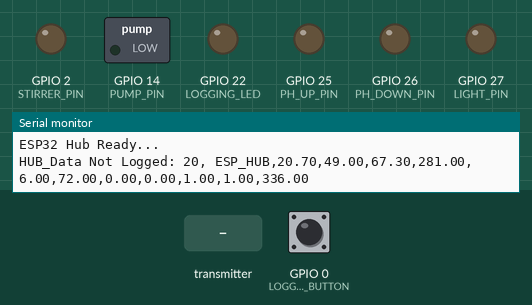
This sketch was run on a simulated ESP32. Parts: switched loads named in the sketch (green lamp = pin HIGH), output pins drawn as LEDs (lit = HIGH), the last lines printed to the serial monitor. The inputs (shaded band) are chosen by the test bench; at power-on: GPIO 0 (LOGGING_BUTTON) HIGH. Storage starts empty; random numbers use the default seed unless the sketch sets one.

Above: at 1.2 s.
1.3 s: the transmitter starts sending temperature = 0
At 2.5 s:
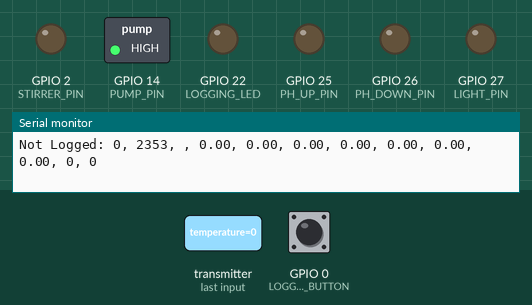
2.8 s: GPIO 0 (LOGGING_BUTTON) pulled LOW for 1 s
At 4.0 s:
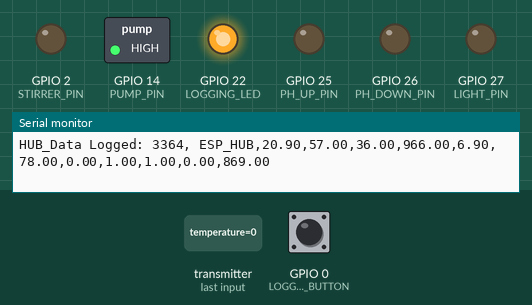
5.3 s: the transmitter starts sending temperature = 50
At 13.8 s:
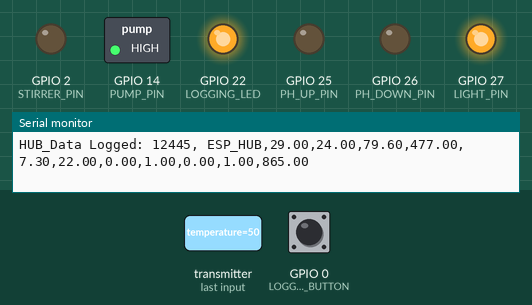
Timing chart, 0 to 15.3 s (numbered marks = the images above; inputs shaded):
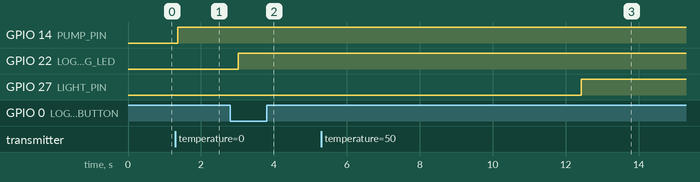

The sketch:

ESP32nowhub_And_Toggle_Datalogging.ino
```cpp
#include <WiFi.h>
#include <esp_now.h>
#include <Arduino.h>
#include "FS.h"
#include "SD.h"
#include "SPI.h"
#include "LittleFS.h"

#define PH_UP_PIN 25
#define PH_DOWN_PIN 26
#define STIRRER_PIN 2
#define PUMP_PIN 14
#define LIGHT_PIN 27
#define LOGGING_LED 22
#define LOGGING_BUTTON 0

const char* ssid = "Galaxy A529DB7";
const char* password = "shadowless12";

// Variables
bool loggingEnabled = false;  // Start with logging disabled
const char* dataPath = "/data.txt";
unsigned long lastDebounceTime = 0;
const unsigned long debounceDelay = 300;
unsigned long lastLogTime = 0;
const unsigned long logInterval = 500; // Log every 5 seconds
unsigned long epochTime = 0;
String dataMessage;

// Sensor Data Structure
typedef struct {
    float temperature, humidity, rainfall, soilMoisture, lightIntensity, waterLevel, pH;
    bool stirrerState, pumpState;
    char nodeName[20];
} SensorData;

String logEntry;

SensorData receivedData;

void appendFile(fs::FS &fs, const char *path, const char *message) {
    File file = fs.open(path, FILE_APPEND);
    if (!file) {
        Serial.println("Failed to open file for appending");
        return;
    }
    file.print(message);
    file.close();
}

void OnDataRecv(const esp_now_recv_info_t *info, const uint8_t *incomingData, int len) {
    memcpy(&receivedData, incomingData, sizeof(receivedData));

    Serial.printf("Received data from %s: Temp: %.2f°C, Humidity: %.2f%%, Soil Moisture: %d, Rain: %d\n",
                  receivedData.nodeName, receivedData.temperature, receivedData.humidity,
                  receivedData.soilMoisture, receivedData.rainfall);

    if (loggingEnabled) {
        String logEntry = String(loggingEnabled) + ", " + String(millis()) + ", " + String(receivedData.nodeName) + ", " +
                          String(receivedData.temperature) + ", " + String(receivedData.humidity) + ", " +
                          String(receivedData.soilMoisture) + ", " + String(receivedData.rainfall) + ", " +
                          String(receivedData.lightIntensity) + ", " + String(receivedData.waterLevel) + ", " +
                          String(receivedData.pH) + ", " + String(receivedData.pumpState) + ", " +
                          String(receivedData.stirrerState) + "\r\n";
        appendFile(SD, dataPath, logEntry.c_str());
        Serial.println("Logged: " + logEntry);
        HubLogging();
    }else if(!loggingEnabled) {
      String logEntry = String(loggingEnabled) + ", " + String(millis()) + ", " + String(receivedData.nodeName) + ", " +
                          String(receivedData.temperature) + ", " + String(receivedData.humidity) + ", " +
                          String(receivedData.soilMoisture) + ", " + String(receivedData.rainfall) + ", " +
                          String(receivedData.lightIntensity) + ", " + String(receivedData.waterLevel) + ", " +
                          String(receivedData.pH) + ", " + String(receivedData.pumpState) + ", " +
                          String(receivedData.stirrerState) + "\r\n";

      Serial.println("Not Logged: " + logEntry);
    }

    processSensorData();
}

void processSensorData() {
    digitalWrite(PUMP_PIN, receivedData.soilMoisture < 300 ? HIGH : LOW);
    digitalWrite(LIGHT_PIN, receivedData.temperature > 30 ? HIGH : LOW);
}

void toggleLogging() {
    if (millis() - lastDebounceTime > debounceDelay) {
        loggingEnabled = !loggingEnabled;
        digitalWrite(LOGGING_LED, loggingEnabled ? HIGH : LOW);
        Serial.println(loggingEnabled ? "Logging ENABLED" : "Logging DISABLED");
        lastDebounceTime = millis();
    }
}

void setup() {
    Serial.begin(115200);
    WiFi.mode(WIFI_STA);

    if (esp_now_init() != ESP_OK) {
        Serial.println("Error initializing ESP-NOW");
        return;
    }

    esp_now_register_recv_cb(OnDataRecv);

    pinMode(PUMP_PIN, OUTPUT);
    pinMode(LIGHT_PIN, OUTPUT);
    pinMode(PH_UP_PIN, OUTPUT);
    pinMode(PH_DOWN_PIN, OUTPUT);
    pinMode(STIRRER_PIN, OUTPUT);
    pinMode(LOGGING_LED, OUTPUT);
    pinMode(LOGGING_BUTTON, INPUT_PULLUP);

    if (!SD.begin(5)) {
        Serial.println("SD Card Mount Failed");
    }

    digitalWrite(LOGGING_LED, LOW);
    Serial.println("ESP32 Hub Ready...");
}

void loop() {
    if (digitalRead(LOGGING_BUTTON) == LOW) {
        toggleLogging();
        delay(50);
    }
    if (loggingEnabled) {
        HubLogging();
    }
    else if(!loggingEnabled) {
        lastLogTime = millis();
        epochTime = millis(); // Timestamp

        // Generate Dummy Sensor Data
        float dht = random(200, 300) / 10.0;
        float rain = random(0, 100);
        float soil = random(200, 800) / 10.0;
        float ldr = random(0, 1023);
        float ph = random(50, 90) / 10.0;
        float water_level = random(0, 100);
        float ph_up = random(0, 2);   // Fixed Boolean Randomization
        float ph_down = random(0, 2);
        float stirrer = random(0, 2);
        float pump = random(0, 2);
        float light_intensity = random(0, 1023);

        // Create Data String
        dataMessage = String(epochTime) + ", " + String("ESP_HUB") + "," + String(dht) + "," + String(rain) + "," +
                      String(soil) + "," + String(ldr) + "," + String(ph) + "," +
                      String(water_level) + "," + String(ph_up) + "," +
                      String(ph_down) + "," + String(stirrer) + "," +
                      String(pump) + "," + String(light_intensity) + "\r\n";

        Serial.println("HUB_Data Not Logged: " + dataMessage);
        delay(3000);
    }

    // if (loggingEnabled && millis() - lastLogTime >= logInterval) {
    //     lastLogTime = millis();
    //     epochTime = millis(); // Timestamp

    //     // Generate Dummy Sensor Data
    //     float dht = random(200, 300) / 10.0;
    //     float rain = random(0, 100);
    //     float soil = random(200, 800) / 10.0;
    //     float ldr = random(0, 1023);
    //     float ph = random(50, 90) / 10.0;
    //     float water_level = random(0, 100);
    //     float ph_up = random(0, 2);   // Fixed Boolean Randomization
    //     float ph_down = random(0, 2);
    //     float stirrer = random(0, 2);
    //     float pump = random(0, 2);
    //     float light_intensity = random(0, 1023);

    //     // Create Data String
    //     dataMessage = String(epochTime) + ", " + String("ESP_HUB") + "," + String(dht) + "," + String(rain) + "," +
    //                   String(soil) + "," + String(ldr) + "," + String(ph) + "," +
    //                   String(water_level) + "," + String(ph_up) + "," +
    //                   String(ph_down) + "," + String(stirrer) + "," +
    //                   String(pump) + "," + String(light_intensity) + "\r\n";

    //     // Save Data
    //     appendFile(SD, dataPath, dataMessage.c_str());

    //     Serial.println("Data Logged: " + dataMessage);
    // }
}


void HubLogging() {
    lastLogTime = millis();
        epochTime = millis(); // Timestamp

        // Generate Dummy Sensor Data
        float dht = random(200, 300) / 10.0;
        float rain = random(0, 100);
        float soil = random(200, 800) / 10.0;
        float ldr = random(0, 1023);
        float ph = random(50, 90) / 10.0;
        float water_level = random(0, 100);
        float ph_up = random(0, 2);   // Fixed Boolean Randomization
        float ph_down = random(0, 2);
        float stirrer = random(0, 2);
        float pump = random(0, 2);
        float light_intensity = random(0, 1023);

        // Create Data String
        dataMessage = String(epochTime) + ", " + String("ESP_HUB") + "," + String(dht) + "," + String(rain) + "," +
                      String(soil) + "," + String(ldr) + "," + String(ph) + "," +
                      String(water_level) + "," + String(ph_up) + "," +
                      String(ph_down) + "," + String(stirrer) + "," +
                      String(pump) + "," + String(light_intensity) + "\r\n";

        // Save Data
        appendFile(SD, dataPath, dataMessage.c_str());

        Serial.println("HUB_Data Logged: " + dataMessage);
        delay(3000);
}
```

Measured:
- after the input at 1.3 s, GPIO 14 (PUMP_PIN): LOW → HIGH after 0.06 s
- after the input at 2.8 s, GPIO 22 (LOGGING_LED): LOW → HIGH after 0.22 s
- after the input at 5.3 s, GPIO 27 (LIGHT_PIN): LOW → HIGH after 7.1 s
